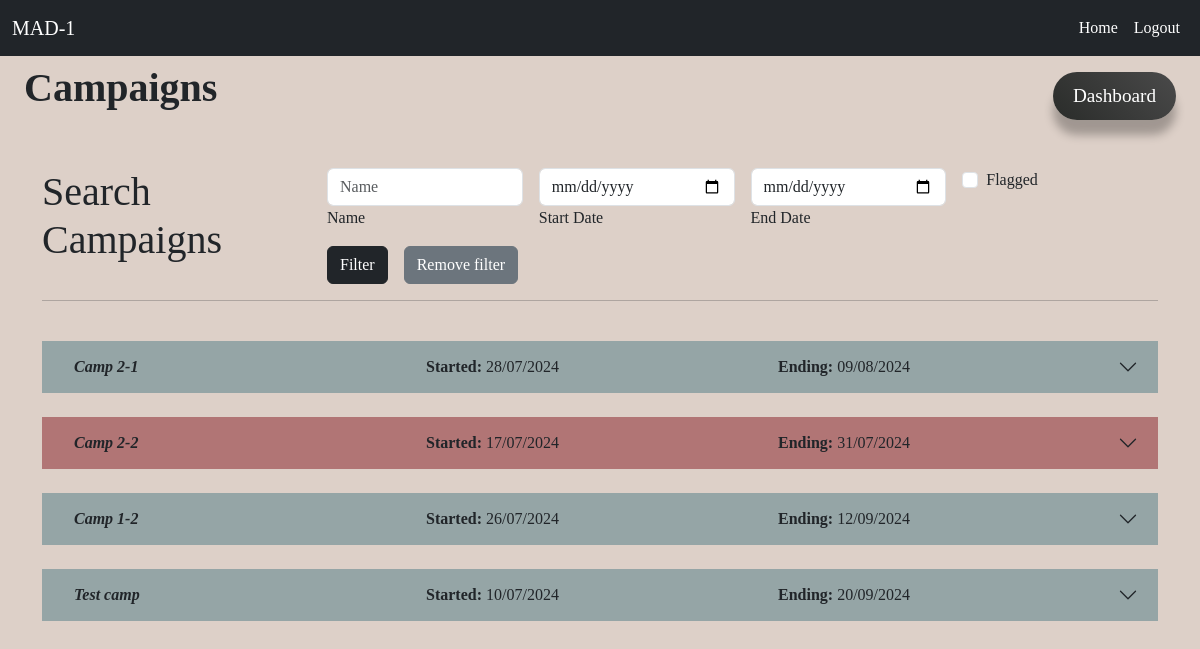
Page /admin/view_campaigns (signed in) on the earlier database version.
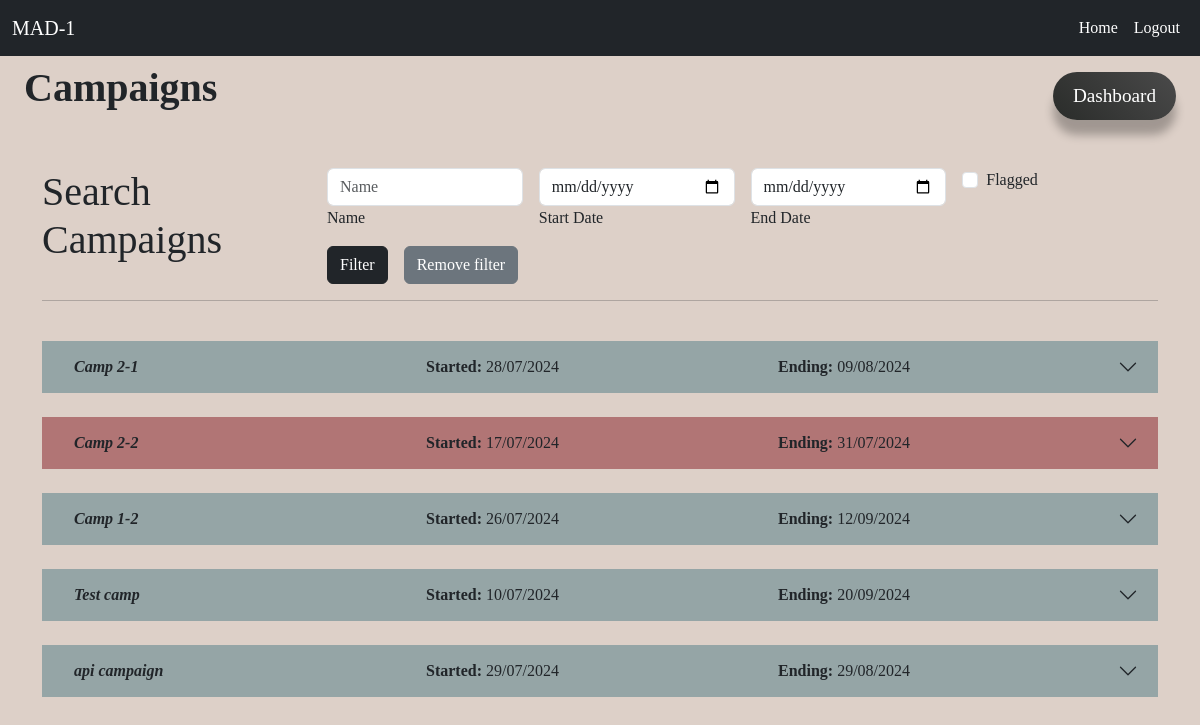
Same page on the later database version.
### website/models.py (models this page shows)
class Campaign(db.Model):
    __tablename__ = 'campaign'
    id = db.Column(db.Integer, primary_key=True)
    name = db.Column(db.String(150), nullable=False)
    description = db.Column(db.Text, nullable=False)
    start_date = db.Column(db.Date, nullable=False)
    end_date = db.Column(db.Date, nullable=False)
    budget = db.Column(db.Float, nullable=False)
    visibility = db.Column(db.String(50), nullable=False)
    flagged = db.Column(db.String(5),nullable=False)
    sponsor_id = db.Column(db.Integer, db.ForeignKey('sponsor.id'))
    sponsor = db.relationship('Sponsor', back_populates='campaigns')
    ad_requests = db.relationship('AdRequest', back_populates='campaign')

### website/views.py (the view, shortened to what this page needs)
@views.route('/admin/view_campaigns',methods=['GET','POST'])
@login_required
def view_campaigns():
    campaigns = Campaign.query.filter(Campaign.end_date > datetime.now().date()).all()
    return render_template('view_campaigns.html', user=current_user, campaigns=campaigns)

### website/__init__.py (called while the page is built)
def create_app():
    myapp = Flask(__name__)
    myapp.config['SECRET_KEY'] = 'mysecretkey'
    myapp.config['SQLALCHEMY_DATABASE_URI'] = 'sqlite:///database.sqlite3'
    db.init_app(myapp)
    api.init_app(myapp)
    from .auth import auth
    from .views import views
    myapp.register_blueprint(views,url_prefix = '/')
    myapp.register_blueprint(auth,url_prefix = '/auth')
    with myapp.app_context():
        db.create_all()
    login_manager = LoginManager()
    login_manager.login_view = 'views.home'
    login_manager.init_app(myapp)
    @login_manager.user_loader
    def load_user(user_id):
        return User.query.get(int(user_id))
    return myapp

### website/templates/view_campaigns.html (shortened to what this page needs)
{% extends 'base.html' %}
{% block content %}
<div class="container-fluid" >
    <div class="d-flex align-items-left align-items-md-center flex-column flex-md-row pt-2 pb-4">
        <div>
            <h1 class="fw-bold mb-3">Campaigns</h1>
        </div>
        <div class="ms-md-auto py-2 py-md-0">
            <a href="{{ url_for('views.admin_dashboard') }}" class="btn grey-btn">Dashboard</a>
        </div>
    </div>
    <div class="container mt-3">
        <div class="row">
            <div class="col-md-3">
                <h1>Search Campaigns</h1>
            </div>
            <div class="col-md-9">
                  <form class="row gx-3 gy-2"  action="{{ url_for('views.view_campaigns') }}" method="post">
                    <div class="col-sm-3">
                        <input type="text" name="name" class="form-control" id="name" placeholder="Name">
                        <label class="form-label" for="name">Name</label>
                    </div>
                    <div class="col-sm-3">
                        <input type="date" class="form-control" id="startdate" placeholder="Start Date" name="start_date">
                        <label class="form-label" for="startdate">Start Date</label>
                    </div>
                    <div class="col-sm-3">
                        <input type="date" class="form-control" id="enddate" placeholder="End Date" name="end_date">
                        <label class="form-label" for="enddate">End Date</label>
                    </div>
                    <div class="col-sm-3">
                        <div class="form-check">
                            <input class="form-check-input" type="checkbox" name="flagged" value="True" id="flexCheckChecked">
                            <label class="form-check-label" for="flexCheckChecked">
                                Flagged
                            </label>
                        </div>
                    </div>
                    <div class="col-auto">
                        <button type="submit" class="btn btn-dark">Filter</button>
                    </div>
                    <div class="col-auto">
                        <a href="{{ url_for('views.view_campaigns') }}"><button type="submit" class="btn btn-secondary">Remove filter</button></a>
                    </div>
                </form>
             </div>
        </div>
        <hr>
        <br>
        {% if campaigns %}
            {% for campaign in campaigns %}
            <div class="accordion accordion-flush" id="admin-view">
                <div class="accordion-item">
                <h2 class="accordion-header" id="flush-headingOne">
                    <button class="accordion-button collapsed" type="button" data-bs-toggle="collapse" data-bs-target="#{{ campaign.id }}" aria-expanded="false" aria-controls="flush-collapseOne" {% if campaign.flagged=='True' %}id='flagged'{% endif %}>
                        <div class="container">
                            <div class="row">
                                <div class="col-4">
                                    <strong><em>{{ campaign.name }}</em></strong>
                                </div>
                                <div class="col-4">
                                  <strong>Started:</strong> {{ campaign.start_date.strftime('%d/%m/%Y') }}
                                </div>
                                <div class="col-4">
                                  <strong>Ending:</strong> {{ campaign.end_date.strftime('%d/%m/%Y') }}
                                </div>
                            </div>
                        </div>
                    </button>
                </h2>
                </div>
            </div>
            <br>
            {% endfor %}
        {% else %}
            <h4><em>No Campaigns Found</em></h4>
        {% endif %}
    </div>
</div>
{% endblock %}

Differences in the rows shown:
added Campaign: name "api campaign", start_date "29/07/2024", end_date "29/08/2024"
